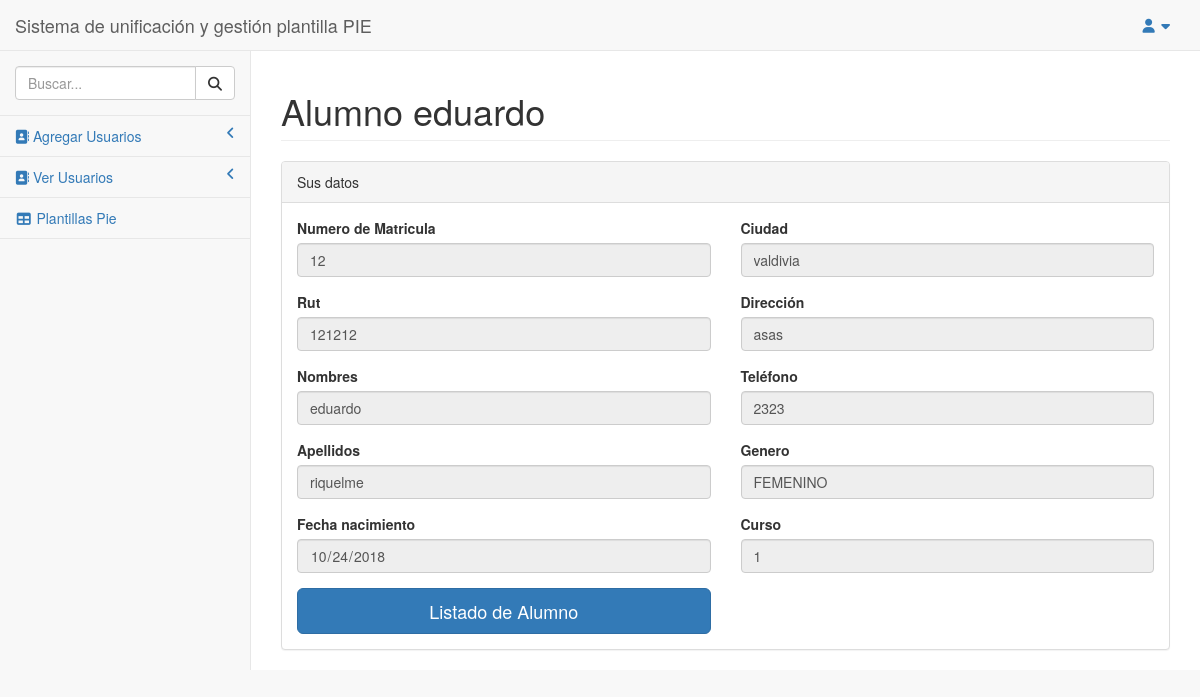
The app's page /pages/ver_alumno.php?id=7 with its own data.
### tables this page shows
CREATE TABLE `alumnos` (
  `id` int(10) NOT NULL,
  `nombres` varchar(128) NOT NULL,
  `apellidos` varchar(128) NOT NULL,
  `rut` varchar(10) NOT NULL,
  `ciudad` varchar(128) NOT NULL,
  `direccion` varchar(128) NOT NULL,
  `fecha_nacimiento` date NOT NULL,
  `telefono` int(11) NOT NULL,
  `sexo` enum('MASCULINO','FEMENINO') NOT NULL,
  `num_matricula` int(11) NOT NULL,
  `curso` varchar(128) NOT NULL,
  `created_at` timestamp NULL DEFAULT NULL,
  `updated_at` timestamp NULL DEFAULT NULL
);

### pages/ver_alumno.php (the view, shortened to what this page needs)
<?php
include ("../configs/conexion_db.php");
include ('includes/interfaz.php');
if(isset($_GET['id'])):
    $id = mysqli_escape_string($enlace, $_GET['id']);
    $sql = "SELECT * FROM alumnos WHERE id = '$id'";
    $resultado = mysqli_query($enlace, $sql);
    $dado = mysqli_fetch_array($resultado);
endif;
?>
<div id="page-wrapper" >
    <div class="row">
        <div class="col-lg-12">
            <h1 class="page-header">Alumno <?php echo $dado['nombres']?> </h1>
        </div>
    </div>
    <div class="row">
        <div class="col-lg-12">
            <div class="panel panel-default">
                <div class="panel-heading">
                    Sus datos
                </div>
                <div class="panel-body">
                    <div class="row">
                        <form role="form" method="POST" action="../modulos/editar_alumno.php">
                            <div class="col-lg-6">
                                <div class="form-group">
                                    <label for="">Numero de Matricula</label>
                                    <input disabled name="matricula" id="matricula" type="number" class="form-control" value="<?php echo $dado['num_matricula'] ?>">
                                </div>
                                <div class="form-group">
                                    <label for="">Rut</label>
                                    <input disabled name="rut" type="text" class="form-control" value="<?php echo $dado['rut'] ?>">
                                </div>
                                <div class="form-group">
                                    <label for="">Nombres</label>
                                    <input disabled name="nombres" type="text" class="form-control" value="<?php echo $dado['nombres'] ?>">
                                </div>
                                <div class="form-group">
                                    <label for="">Apellidos</label>
                                    <input disabled name="apellidos" type="text" class="form-control" value="<?php echo $dado['apellidos'] ?>">
                                </div>
                                <div class="form-group">
                                    <label for="">Fecha nacimiento</label>
                                    <input disabled name="nacimiento" type="date" class="form-control" value="<?php echo $dado['fecha_nacimiento'] ?>">
                                </div>
                            </div>
                            <div class="col-lg-6">
                                <div class="form-group">
                                    <label for="">Ciudad</label>
                                    <input disabled name="ciudad" type="text" class="form-control" value="<?php echo $dado['ciudad'] ?>">
                                </div>
                                <div class="form-group">
                                    <label for="">Dirección</label>
                                    <input disabled name="direccion" type="text" class="form-control" value="<?php echo $dado['direccion'] ?>">
                                </div>
                                <div class="form-group">
                                    <label for="">Teléfono</label>
                                    <input disabled name="telefono" type="text" class="form-control" value="<?php echo $dado['telefono'] ?>">
                                </div>
                                <div class="form-group">
                                    <label>Genero</label>
                                    <input disabled name="sexo" type="text" class="form-control" value="<?php echo $dado['sexo'] ?>">
                                </div>
                                <div class="form-group">
                                    <label>Curso</label>
                                    <input disabled name="curso" type="text" class="form-control" value="<?php echo $dado['curso'] ?>">
                                </div>
                            </div>
                        </div>
                        <div class="row">
                            <div class="col-lg-6"><a href="lista_alumno.php" class="btn btn-primary btn-lg btn-block " >Listado de Alumno</a></div>
                            <div class="col-lg-6"></div>
                        </div>
                </div>
            </div>
        </div>
    </div>
</div>
<?php include('includes/cierre-interfaz.php'); ?>

### records on screen
alumnos: nombres "eduardo", matricula "12", rut "121212", apellidos "riquelme", nacimiento "10/24/2018", ciudad "valdivia", direccion "asas", telefono "2323", sexo "FEMENINO", curso "1"
